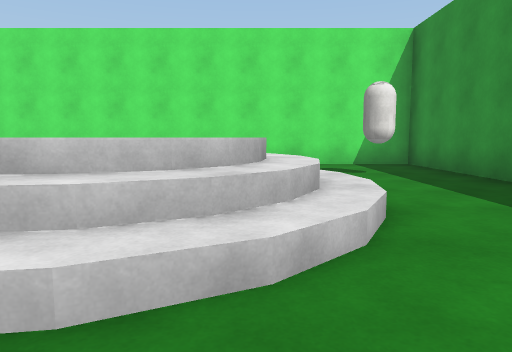
view 1 (above)

21 first-person views from a walk through a scene from a Unity 3-D project. The camera is 1.2 m above the floor, tilts 6° down and sees 70° across. The floor is counted in squares, 2 m on a side. Each view is taken from the middle of a square. On the plan, view 1 faces up. The plan holds only what a view shows up to about 10 squares ahead; the rest is blank. The place goes on beyond the plan. Surface patterns are stand-ins for the level's own textures.

view 2
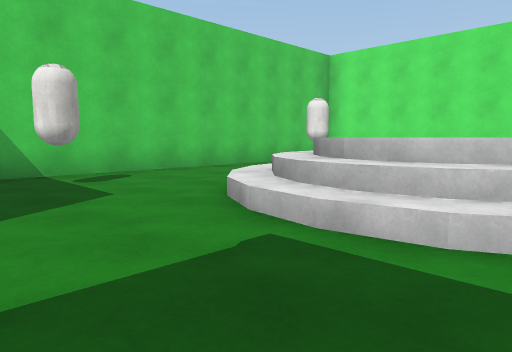

view 3
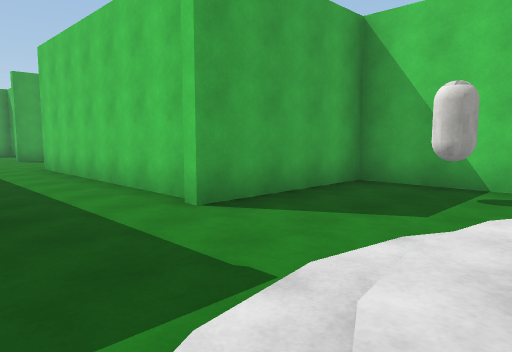

view 4
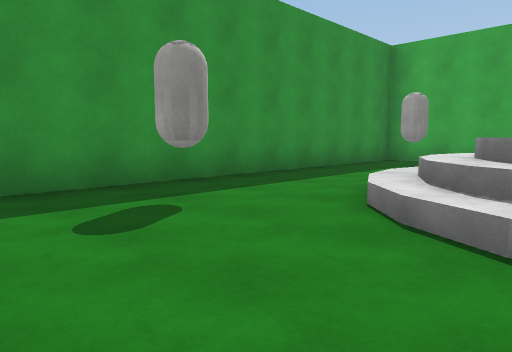

view 5
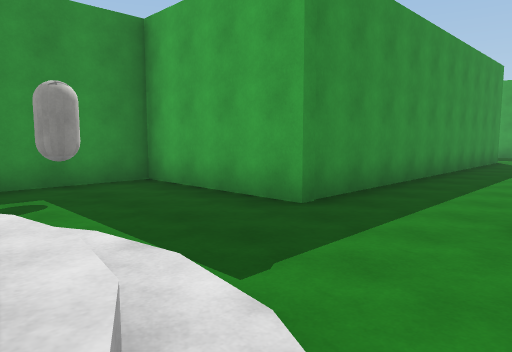

view 6
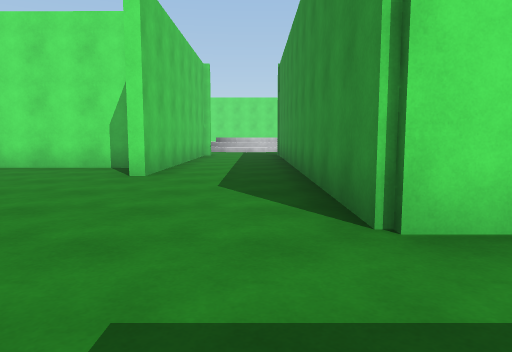

view 7
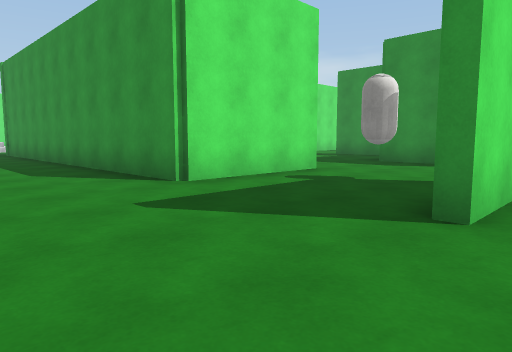

view 8
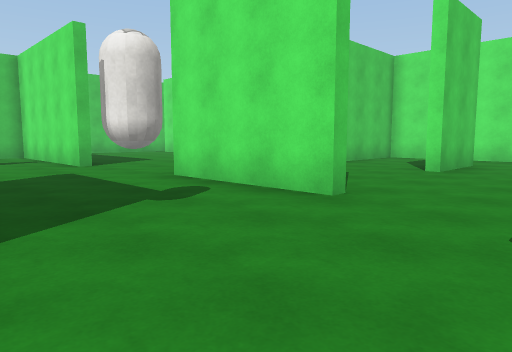

view 9
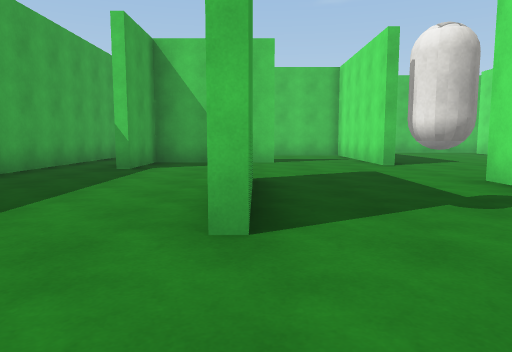

view 10
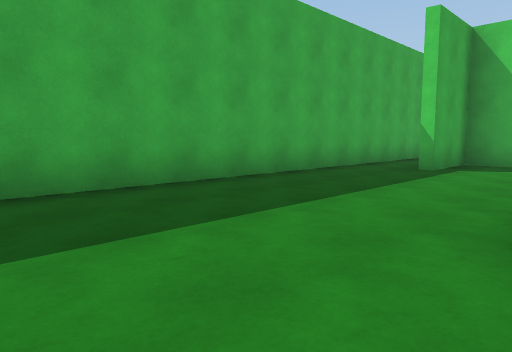

view 11
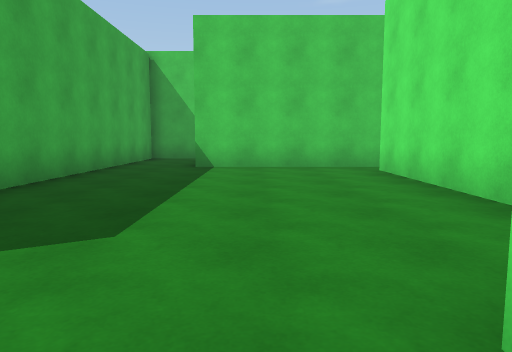

view 12
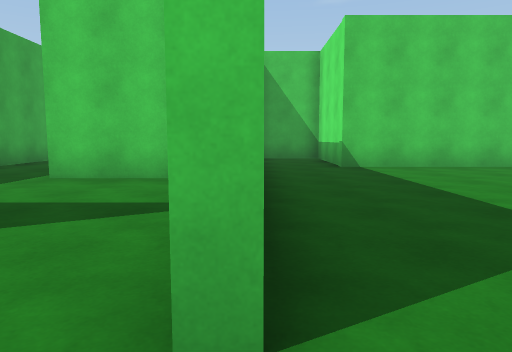

view 13
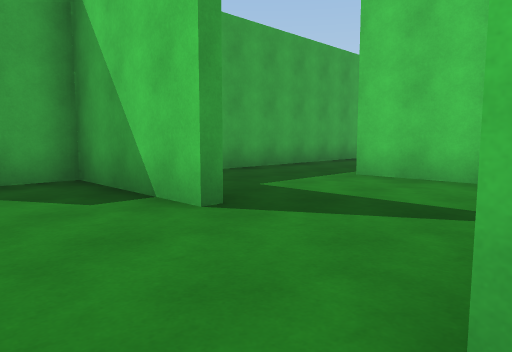

view 14
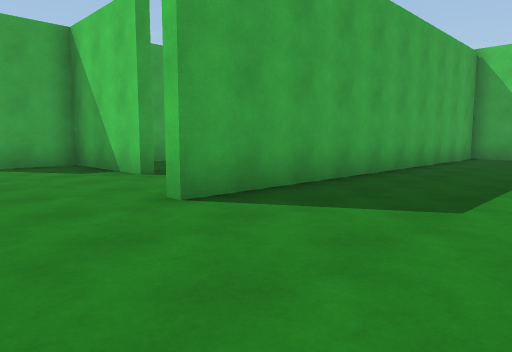

view 15
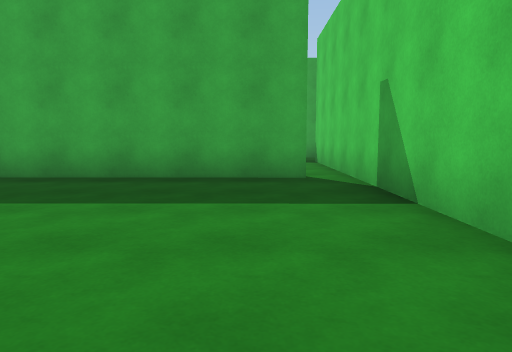

view 16
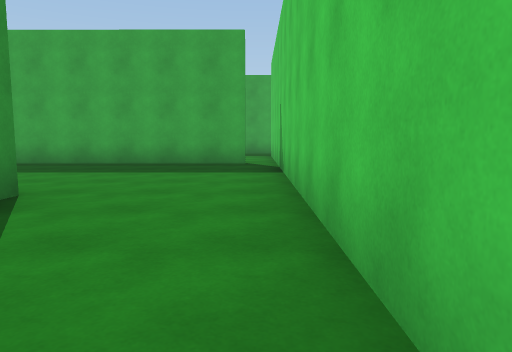

view 17
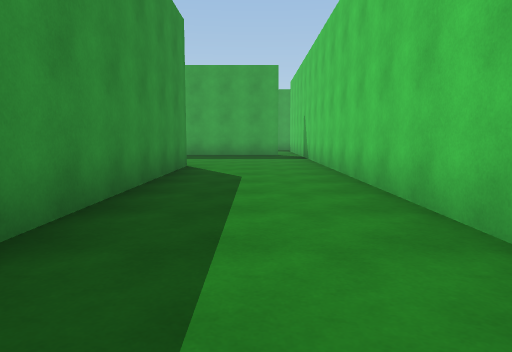

view 18
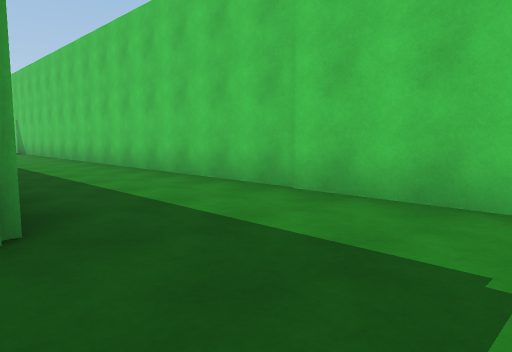

view 19
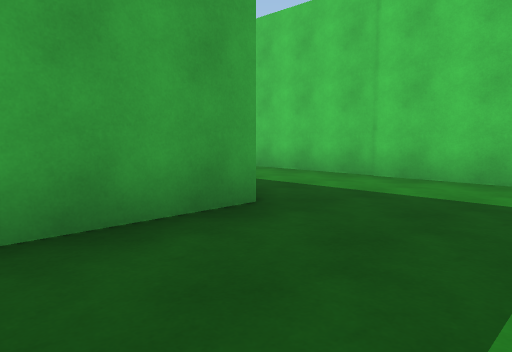

view 20
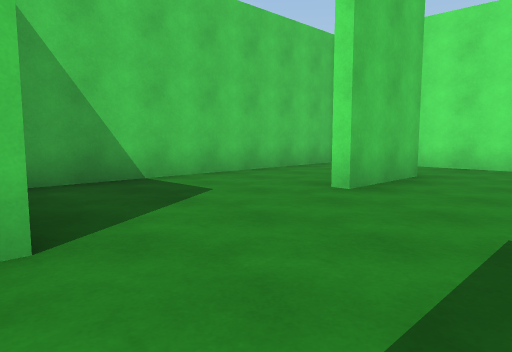

view 21
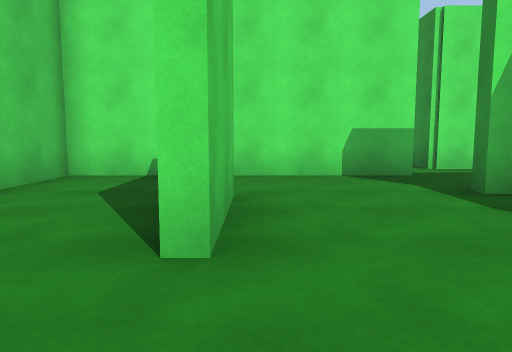

### Floor plan
Key: @ floor where view 1 was taken; # wall or solid block; . floor; / step, stairs or slope; C capsule.
Columns run from 13 left of view 1 to 5 right of it. Each row starts with its distance up from view 1.
 11     ......
 10    #......
  9    #...##########
  8    #..##    ....#
  7    #..#     ....#
  6    #..#     /..C#
  5    #..#.    //..#
  4    #..#..    //.#
  3    #..#..//  //.#
  2    #..#...////..#
  1    #..#.C..//..C#
  0    #..#......@..#
 -1    #..##........#
 -2    #...####..####
 -3    #....  #..#
 -4    #..... #..######
 -5    #......#..#.....
 -6    #.######..#.....
 -7    #......#..#..#..
 -8    #......#..#..#..
 -9    #.........#.....
-10 ####.........#.....
-11 #............#.....
-12 ###########..###...
-13      #.........C...
-14      #.............
-15      #...#...###...
-16     .....#.........
-17  ##########........
-18          ..........
-19         ##########

Where each view was taken, in squares from view 1:
view 1: 0 up, 0 right, facing up
view 2: 1 down, 0 right, facing up-left
view 3: 2 up, 0 right, facing down-left
view 4: 8 up, 1 left, facing down-right
view 5: 2 up, 3 left, facing down-right
view 6: 14 down, 1 left, facing up
view 7: 16 down, 3 left, facing up-right
view 8: 15 down, 5 right, facing up-left
view 9: 15 down, 5 right, facing left
view 10: 15 down, 5 right, facing down-left
view 11: 9 down, 2 left, facing left
view 12: 12 down, 2 left, facing left
view 13: 12 down, 2 left, facing down-left
view 14: 9 down, 1 left, facing down-left
view 15: 1 down, 8 left, facing down
view 16: 2 up, 9 left, facing down
view 17: 6 up, 8 left, facing down
view 18: 11 up, 6 left, facing down-left
view 19: 11 up, 4 left, facing down-left
view 20: 12 down, 5 right, facing up-left
view 21: 10 down, 3 right, facing up
